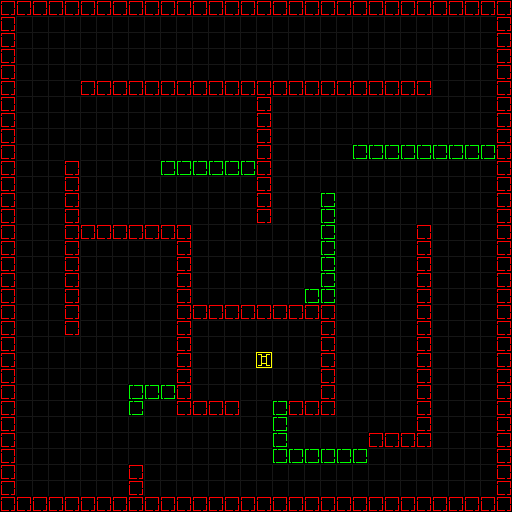

A 2D game scene composited from a Tiled map and its tileset images. What follows is a short description and the map's XML, with each tile layer's data collapsed to a summary:
An orthogonal 32x32 tile map with 16x16 px tiles, 3 tile layers (Tile Layer 1, Tile Layer 2, Tile Layer 3).

<map version="1.0" orientation="orthogonal" width="32" height="32" tilewidth="16" tileheight="16">
 <tileset firstgid="1" name="tiles" tilewidth="16" tileheight="16">
  <image source="maps/tiles.png" trans="ff00ff" width="80" height="16" />
 </tileset>
 <layer name="Tile Layer 1" width="32" height="32">
  <data>[1024 cells, 1024 non-empty, 4 distinct tile ids]</data>
 </layer>
 <layer name="Tile Layer 2" width="32" height="32">
  <data>[1024 cells, 1 non-empty, 1 distinct tile ids]</data>
 </layer>
 <layer name="Tile Layer 3" width="32" height="32">
  <data>[1024 cells, 0 non-empty, 0 distinct tile ids]</data>
 </layer>
</map>
